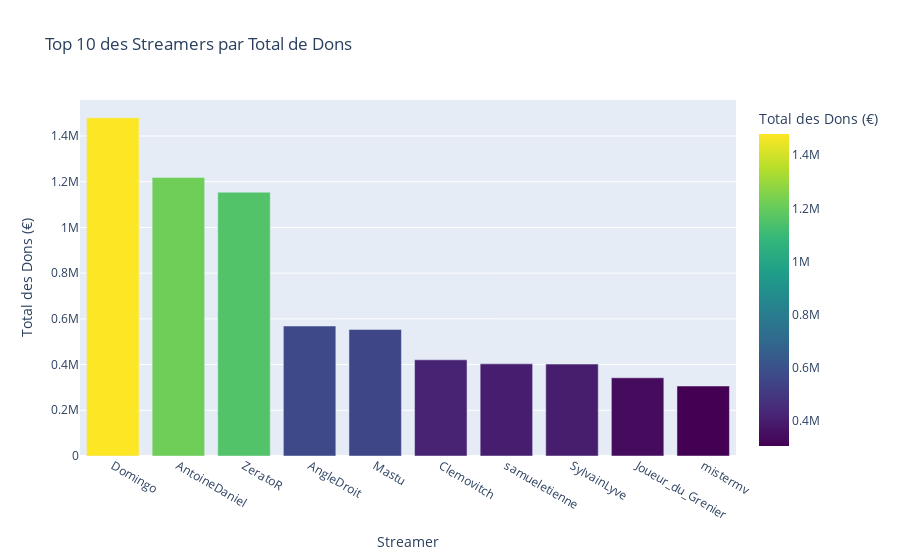
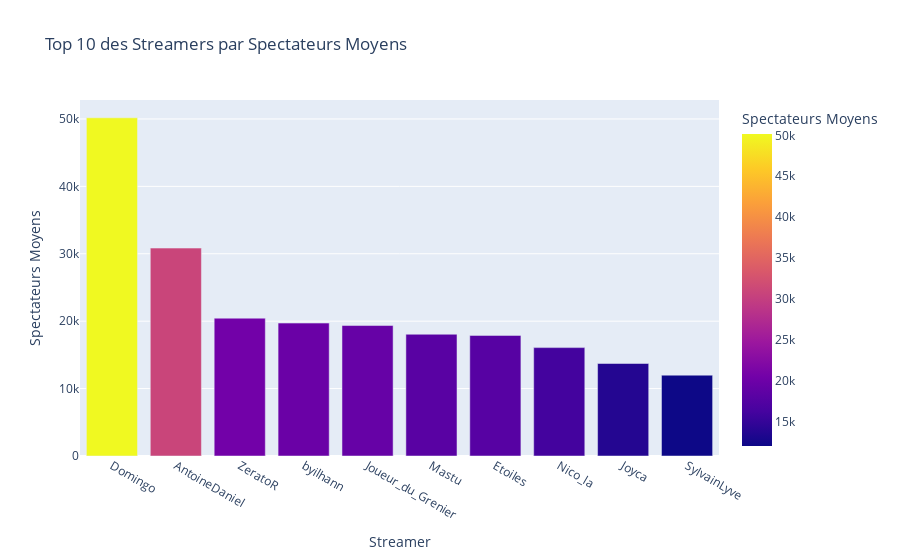
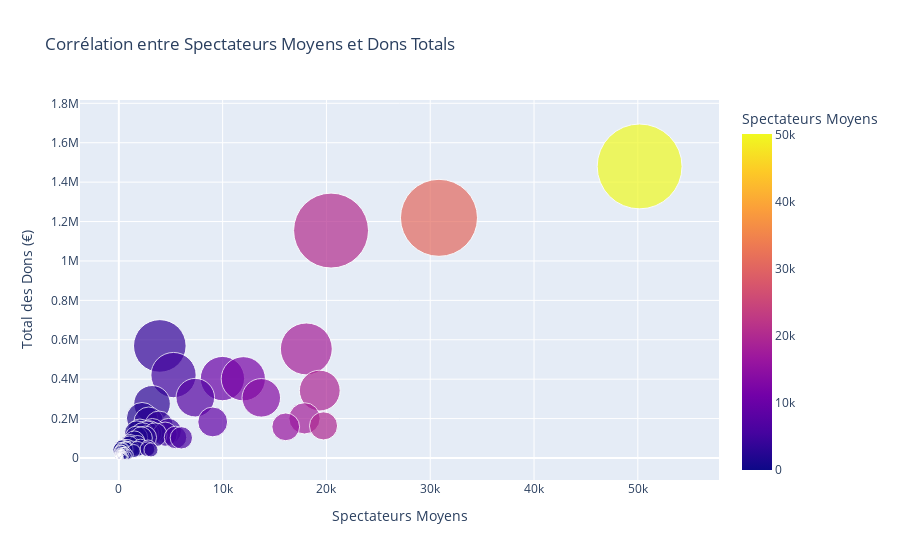

Write notebook code for charts like these, in order.
### Markdown cell above
### Analyse des Streamers

### Code cell
# Top 10 des streamers par dons
top_10_donations = streamers.sort_values(by='total_donations', ascending=False).head(10)

fig = px.bar(top_10_donations, x='name', y='total_donations',
             title='Top 10 des Streamers par Total de Dons',
             labels={'name': 'Streamer', 'total_donations': 'Total des Dons (€)'},
             color='total_donations',
             color_continuous_scale=px.colors.sequential.Viridis)
fig.show()

# Top 10 des streamers par spectateurs moyens
top_10_avg_viewers = streamers.sort_values(by='avg_viewers_zevent', ascending=False).head(10)

fig = px.bar(top_10_avg_viewers, x='name', y='avg_viewers_zevent',
             title='Top 10 des Streamers par Spectateurs Moyens',
             labels={'name': 'Streamer', 'avg_viewers_zevent': 'Spectateurs Moyens'},
             color='avg_viewers_zevent',
             color_continuous_scale=px.colors.sequential.Plasma)
fig.show()

# Corrélation entre les spectateurs et les dons
fig = px.scatter(streamers, x='avg_viewers_zevent', y='total_donations',
                 title='Corrélation entre Spectateurs Moyens et Dons Totals',
                 labels={'avg_viewers_zevent': 'Spectateurs Moyens', 'total_donations': 'Total des Dons (€)'},
                 hover_name='name',
                 size='total_donations',
                 color='avg_viewers_zevent',
                 size_max=60)
fig.show()

### Figure 1 — Plotly figure (JSON) as saved in the notebook; plotly's stock layout.template omitted (floating-point values rounded to 4 significant figures)
{"data": [{"hovertemplate": "Streamer=%{x}<br>Total des Dons (€)=%{marker.color}<extra></extra>", "legendgroup": "", "marker": {"color": [1480000.0, 1219000.0, 1154000.0, 568800.0, 553500.0, 420900.0, 403100.0, 402100.0, 342100.0, 306100.0], "coloraxis": "coloraxis", "pattern": {"shape": ""}}, "name": "", "orientation": "v", "showlegend": false, "textposition": "auto", "type": "bar", "x": ["Domingo", "AntoineDaniel", "ZeratoR", "AngleDroit", "Mastu", "Clemovitch", "samueletienne", "SylvainLyve", "Joueur_du_Grenier", "mistermv"], "xaxis": "x", "y": [1480000.0, 1219000.0, 1154000.0, 568800.0, 553500.0, 420900.0, 403100.0, 402100.0, 342100.0, 306100.0], "yaxis": "y"}], "layout": {"barmode": "relative", "coloraxis": {"colorbar": {"title": {"text": "Total des Dons (€)"}}, "colorscale": [[0, "#440154"], [0.1111, "#482878"], [0.2222, "#3e4989"], [0.3333, "#31688e"], [0.4444, "#26828e"], [0.5556, "#1f9e89"], [0.6667, "#35b779"], [0.7778, "#6ece58"], [0.8889, "#b5de2b"], [1, "#fde725"]]}, "legend": {"tracegroupgap": 0}, "title": {"text": "Top 10 des Streamers par Total de Dons"}, "xaxis": {"anchor": "y", "domain": [0, 1], "title": {"text": "Streamer"}}, "yaxis": {"anchor": "x", "domain": [0, 1], "title": {"text": "Total des Dons (€)"}}}}

### Figure 2 — Plotly figure (JSON) as saved in the notebook; plotly's stock layout.template omitted (floating-point values rounded to 4 significant figures)
{"data": [{"hovertemplate": "Streamer=%{x}<br>Spectateurs Moyens=%{marker.color}<extra></extra>", "legendgroup": "", "marker": {"color": [50170.0, 30840.0, 20440.0, 19720.0, 19360.0, 18060.0, 17890.0, 16080.0, 13720.0, 11990.0], "coloraxis": "coloraxis", "pattern": {"shape": ""}}, "name": "", "orientation": "v", "showlegend": false, "textposition": "auto", "type": "bar", "x": ["Domingo", "AntoineDaniel", "ZeratoR", "byilhann", "Joueur_du_Grenier", "Mastu", "Etoiles", "Nico_la", "Joyca", "SylvainLyve"], "xaxis": "x", "y": [50170.0, 30840.0, 20440.0, 19720.0, 19360.0, 18060.0, 17890.0, 16080.0, 13720.0, 11990.0], "yaxis": "y"}], "layout": {"barmode": "relative", "coloraxis": {"colorbar": {"title": {"text": "Spectateurs Moyens"}}, "colorscale": [[0, "#0d0887"], [0.1111, "#46039f"], [0.2222, "#7201a8"], [0.3333, "#9c179e"], [0.4444, "#bd3786"], [0.5556, "#d8576b"], [0.6667, "#ed7953"], [0.7778, "#fb9f3a"], [0.8889, "#fdca26"], [1, "#f0f921"]]}, "legend": {"tracegroupgap": 0}, "title": {"text": "Top 10 des Streamers par Spectateurs Moyens"}, "xaxis": {"anchor": "y", "domain": [0, 1], "title": {"text": "Streamer"}}, "yaxis": {"anchor": "x", "domain": [0, 1], "title": {"text": "Spectateurs Moyens"}}}}

### Figure 3 — Plotly figure (JSON) as saved in the notebook; plotly's stock layout.template omitted (floating-point values rounded to 4 significant figures; data arrays with more than 128 entries replaced by an {"elided": "..."} marker saying what was removed)
{"data": [{"hovertemplate": "<b>%{hovertext}</b><br><br>Spectateurs Moyens=%{marker.color}<br>Total des Dons (€)=%{marker.size}<extra></extra>", "hovertext": {"elided": "316 str values"}, "legendgroup": "", "marker": {"color": {"elided": "316 float values"}, "coloraxis": "coloraxis", "size": {"elided": "316 float values"}, "sizemode": "area", "sizeref": 411.0, "symbol": "circle"}, "mode": "markers", "name": "", "orientation": "v", "showlegend": false, "type": "scatter", "x": {"elided": "316 float values"}, "xaxis": "x", "y": {"elided": "316 float values"}, "yaxis": "y"}], "layout": {"coloraxis": {"colorbar": {"title": {"text": "Spectateurs Moyens"}}, "colorscale": [[0, "#0d0887"], [0.1111, "#46039f"], [0.2222, "#7201a8"], [0.3333, "#9c179e"], [0.4444, "#bd3786"], [0.5556, "#d8576b"], [0.6667, "#ed7953"], [0.7778, "#fb9f3a"], [0.8889, "#fdca26"], [1, "#f0f921"]]}, "legend": {"itemsizing": "constant", "tracegroupgap": 0}, "title": {"text": "Corrélation entre Spectateurs Moyens et Dons Totals"}, "xaxis": {"anchor": "y", "domain": [0, 1], "title": {"text": "Spectateurs Moyens"}}, "yaxis": {"anchor": "x", "domain": [0, 1], "title": {"text": "Total des Dons (€)"}}}}
